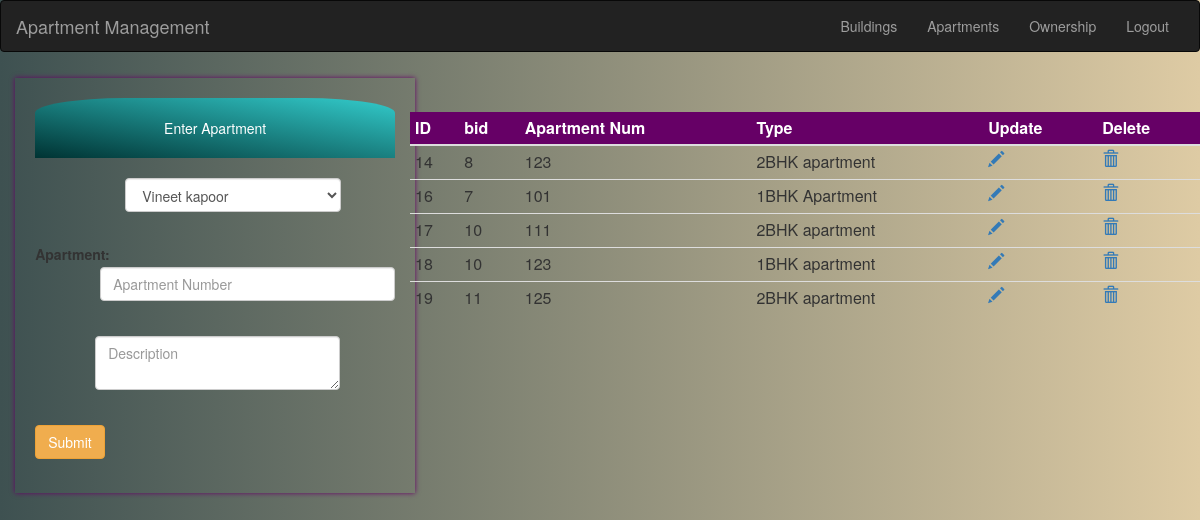
Screenshot of /apartment/Apartment_Management/apartment.php with the database file from the repository.
### tables this page shows
CREATE TABLE `apartment` (
  `id` int(11) NOT NULL,
  `bid` int(11) NOT NULL,
  `apartmentNum` int(4) NOT NULL,
  `description` varchar(200) NOT NULL
);

### apartment/Apartment_Management/apartment.php (the view, shortened to what this page needs)
<?php
$bid=$aname=$desc="";
?>
<html>
    <head>
  <link rel="stylesheet" href="https://maxcdn.bootstrapcdn.com/bootstrap/3.3.7/css/bootstrap.min.css">
</head>
    </head>
    <body style="background-image: linear-gradient(to right, #3E5151 , #DECBA4);">
     <?php
     include 'anav.php';
     ?>
        <div class="row">
         <div class="col-md-4">
       <div style="width: 400px;margin-left:4%;margin-top: 1.5%;box-shadow: 0px 0px 5px #660066;padding:20px">
        <div style='text-align: center;padding:20px;background:  linear-gradient(To top right,#033,#3cc);color:white;border-radius: 25% 25% 0% 0%'>Enter Apartment</div>
        <form class="form-horizontal" action="apartment.php" method="post">
            <div style="padding-top: 20px;margin-left: 25%">
                <select class="form-control" style="display:inline; width: 80%;" name="building" >
                    <?php
                                include 'conn.php';
                                $qry="select * from building";
                                if ($result = $con->query($qry)) {
    while ($row = $result->fetch_assoc()) {
                    ?>
                     <option value="<?php echo $row['id']; ?>" selected="<?php if($row['id']==$bid){echo 'true';}else{echo 'false';}?>" ><?php echo $row['Name']; ?>
                        </option>
               <?php
    }
    }
    ?> </select>
            </div><br>
    <div class="form-group" style="margin-top: 5px">
    <label class="control-label col-sm-2" for="apartment">Apartment:</label>
    <div class="col-sm-10" style="margin-top:30px">
        <input type="text" class="form-control" name="apartment" required="" pattern="[0-9]{3}" placeholder="Apartment Number" value="<?php echo $aname;?>"/><br>
    </div>
            </div>
            <div style="margin-left: 60px;">
            <div class="form-group" style="margin-top: 2px">
    <div class="col-sm-10" style="margin-top:0.1px">
        <textarea class="form-control" name="desc" required="" placeholder="Description" ><?php echo $desc;?></textarea><br>
    </div>
            </div>
            </div>
             <button class="btn btn-warning" type="submit" name="submit" value="add">Submit</button>
        </form>
      </div>
         </div>
        <div class="col-md-8">
                <div>
        <table class="table table-hover table-condensed" style="margin-top: 5%">
            <thead style="background: #660066;color:white">
            <th>ID</th>
             <th>bid</th>
              <th>Apartment Num</th>
              <th>Type</th>
              <th>Update</th>
              <th>Delete</th>
            </thead>
            <tbody>
                <?php
                $sql = "select * from apartment;";
                $result=mysqli_query($con,$sql);
                if($result){
                    while($row = $result->fetch_assoc()){
                ?>
                <tr>
                    <td><?php echo $row['id'];?></td>
                    <td><?php echo $row['bid'];?></td>
                    <td><?php echo $row['apartmentNum'];?></td>
                    <td><?php echo $row['description']; ?></td>
                    <td><a href="apartment.php?update=1&id=<?php echo $row['id'];?>"><span class="glyphicon glyphicon-pencil"></span></a></td>
                    <td><a href="deleteapartment.php?id=<?php echo $row['id'];?>"><span class="glyphicon glyphicon-trash"></span></a></td>
                </tr>
                <?php
                }
                }
                ?>
            </tbody>
        </table>
                </div>
    </body>
</html>

### apartment/Apartment_Management/anav.php (shortened to what this page needs)
<nav class="navbar navbar-default navbar-inverse">
  <div class="container-fluid">
    <div class="navbar-header">
      <a class="navbar-brand" href="#">Apartment Management</a>
    </div>
    <ul class="nav navbar-nav pull-right">
        <li><a href="building.php">Buildings</a></li>
        <li><a href="apartment.php">Apartments</a></li>
         <li><a href="oregistration.php">Ownership</a></li>
      <li><a href="logout.php">Logout</a></li>
    </ul>
  </div>
</nav>

### rows the page displays
apartment: id "14", bid "8", apartmentNum "123", description "2BHK apartment"
apartment: id "16", bid "7", apartmentNum "101", description "1BHK Apartment"
apartment: id "17", bid "10", apartmentNum "111", description "2BHK apartment"
apartment: id "18", bid "10", apartmentNum "123", description "1BHK apartment"
apartment: id "19", bid "11", apartmentNum "125", description "2BHK apartment"

### other values shown
form field building "Vineet kapoor"
